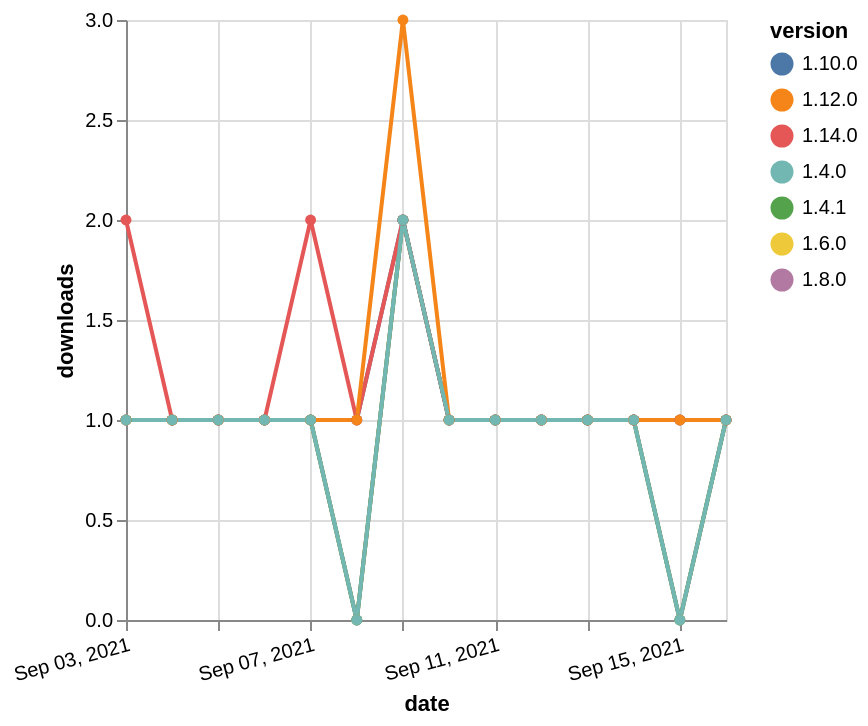

Here is the Vega-Lite specification saved for this chart:
### Vega-Lite specification from a JSON file in a GitHub repository (floating-point values rounded to 4 significant figures)
{"$schema": "https://vega.github.io/schema/vega-lite/v5.json", "description": "A simple bar chart with embedded data.", "data": {"values": [{"date": "2021-09-03", "total": 194, "delta": 1, "version": "1.6.0"}, {"date": "2021-09-04", "total": 195, "delta": 1, "version": "1.6.0"}, {"date": "2021-09-05", "total": 196, "delta": 1, "version": "1.6.0"}, {"date": "2021-09-06", "total": 197, "delta": 1, "version": "1.6.0"}, {"date": "2021-09-07", "total": 198, "delta": 1, "version": "1.6.0"}, {"date": "2021-09-08", "total": 198, "delta": 0, "version": "1.6.0"}, {"date": "2021-09-09", "total": 200, "delta": 2, "version": "1.6.0"}, {"date": "2021-09-10", "total": 201, "delta": 1, "version": "1.6.0"}, {"date": "2021-09-11", "total": 202, "delta": 1, "version": "1.6.0"}, {"date": "2021-09-12", "total": 203, "delta": 1, "version": "1.6.0"}, {"date": "2021-09-13", "total": 204, "delta": 1, "version": "1.6.0"}, {"date": "2021-09-14", "total": 205, "delta": 1, "version": "1.6.0"}, {"date": "2021-09-15", "total": 205, "delta": 0, "version": "1.6.0"}, {"date": "2021-09-16", "total": 206, "delta": 1, "version": "1.6.0"}, {"date": "2021-09-03", "total": 191, "delta": 1, "version": "1.8.0"}, {"date": "2021-09-04", "total": 192, "delta": 1, "version": "1.8.0"}, {"date": "2021-09-05", "total": 193, "delta": 1, "version": "1.8.0"}, {"date": "2021-09-06", "total": 194, "delta": 1, "version": "1.8.0"}, {"date": "2021-09-07", "total": 195, "delta": 1, "version": "1.8.0"}, {"date": "2021-09-08", "total": 195, "delta": 0, "version": "1.8.0"}, {"date": "2021-09-09", "total": 197, "delta": 2, "version": "1.8.0"}, {"date": "2021-09-10", "total": 198, "delta": 1, "version": "1.8.0"}, {"date": "2021-09-11", "total": 199, "delta": 1, "version": "1.8.0"}, {"date": "2021-09-12", "total": 200, "delta": 1, "version": "1.8.0"}, {"date": "2021-09-13", "total": 201, "delta": 1, "version": "1.8.0"}, {"date": "2021-09-14", "total": 202, "delta": 1, "version": "1.8.0"}, {"date": "2021-09-15", "total": 202, "delta": 0, "version": "1.8.0"}, {"date": "2021-09-16", "total": 203, "delta": 1, "version": "1.8.0"}, {"date": "2021-09-03", "total": 165, "delta": 1, "version": "1.10.0"}, {"date": "2021-09-04", "total": 166, "delta": 1, "version": "1.10.0"}, {"date": "2021-09-05", "total": 167, "delta": 1, "version": "1.10.0"}, {"date": "2021-09-06", "total": 168, "delta": 1, "version": "1.10.0"}, {"date": "2021-09-07", "total": 169, "delta": 1, "version": "1.10.0"}, {"date": "2021-09-08", "total": 170, "delta": 1, "version": "1.10.0"}, {"date": "2021-09-09", "total": 172, "delta": 2, "version": "1.10.0"}, {"date": "2021-09-10", "total": 173, "delta": 1, "version": "1.10.0"}, {"date": "2021-09-11", "total": 174, "delta": 1, "version": "1.10.0"}, {"date": "2021-09-12", "total": 175, "delta": 1, "version": "1.10.0"}, {"date": "2021-09-13", "total": 176, "delta": 1, "version": "1.10.0"}, {"date": "2021-09-14", "total": 177, "delta": 1, "version": "1.10.0"}, {"date": "2021-09-15", "total": 178, "delta": 1, "version": "1.10.0"}, {"date": "2021-09-16", "total": 179, "delta": 1, "version": "1.10.0"}, {"date": "2021-09-03", "total": 246, "delta": 1, "version": "1.4.1"}, {"date": "2021-09-04", "total": 247, "delta": 1, "version": "1.4.1"}, {"date": "2021-09-05", "total": 248, "delta": 1, "version": "1.4.1"}, {"date": "2021-09-06", "total": 249, "delta": 1, "version": "1.4.1"}, {"date": "2021-09-07", "total": 250, "delta": 1, "version": "1.4.1"}, {"date": "2021-09-08", "total": 250, "delta": 0, "version": "1.4.1"}, {"date": "2021-09-09", "total": 252, "delta": 2, "version": "1.4.1"}, {"date": "2021-09-10", "total": 253, "delta": 1, "version": "1.4.1"}, {"date": "2021-09-11", "total": 254, "delta": 1, "version": "1.4.1"}, {"date": "2021-09-12", "total": 255, "delta": 1, "version": "1.4.1"}, {"date": "2021-09-13", "total": 256, "delta": 1, "version": "1.4.1"}, {"date": "2021-09-14", "total": 257, "delta": 1, "version": "1.4.1"}, {"date": "2021-09-15", "total": 257, "delta": 0, "version": "1.4.1"}, {"date": "2021-09-16", "total": 258, "delta": 1, "version": "1.4.1"}, {"date": "2021-09-03", "total": 127, "delta": 2, "version": "1.14.0"}, {"date": "2021-09-04", "total": 128, "delta": 1, "version": "1.14.0"}, {"date": "2021-09-05", "total": 129, "delta": 1, "version": "1.14.0"}, {"date": "2021-09-06", "total": 130, "delta": 1, "version": "1.14.0"}, {"date": "2021-09-07", "total": 132, "delta": 2, "version": "1.14.0"}, {"date": "2021-09-08", "total": 133, "delta": 1, "version": "1.14.0"}, {"date": "2021-09-09", "total": 135, "delta": 2, "version": "1.14.0"}, {"date": "2021-09-10", "total": 136, "delta": 1, "version": "1.14.0"}, {"date": "2021-09-11", "total": 137, "delta": 1, "version": "1.14.0"}, {"date": "2021-09-12", "total": 138, "delta": 1, "version": "1.14.0"}, {"date": "2021-09-13", "total": 139, "delta": 1, "version": "1.14.0"}, {"date": "2021-09-14", "total": 140, "delta": 1, "version": "1.14.0"}, {"date": "2021-09-15", "total": 141, "delta": 1, "version": "1.14.0"}, {"date": "2021-09-16", "total": 142, "delta": 1, "version": "1.14.0"}, {"date": "2021-09-03", "total": 188, "delta": 1, "version": "1.12.0"}, {"date": "2021-09-04", "total": 189, "delta": 1, "version": "1.12.0"}, {"date": "2021-09-05", "total": 190, "delta": 1, "version": "1.12.0"}, {"date": "2021-09-06", "total": 191, "delta": 1, "version": "1.12.0"}, {"date": "2021-09-07", "total": 192, "delta": 1, "version": "1.12.0"}, {"date": "2021-09-08", "total": 193, "delta": 1, "version": "1.12.0"}, {"date": "2021-09-09", "total": 196, "delta": 3, "version": "1.12.0"}, {"date": "2021-09-10", "total": 197, "delta": 1, "version": "1.12.0"}, {"date": "2021-09-11", "total": 198, "delta": 1, "version": "1.12.0"}, {"date": "2021-09-12", "total": 199, "delta": 1, "version": "1.12.0"}, {"date": "2021-09-13", "total": 200, "delta": 1, "version": "1.12.0"}, {"date": "2021-09-14", "total": 201, "delta": 1, "version": "1.12.0"}, {"date": "2021-09-15", "total": 202, "delta": 1, "version": "1.12.0"}, {"date": "2021-09-16", "total": 203, "delta": 1, "version": "1.12.0"}, {"date": "2021-09-03", "total": 247, "delta": 1, "version": "1.4.0"}, {"date": "2021-09-04", "total": 248, "delta": 1, "version": "1.4.0"}, {"date": "2021-09-05", "total": 249, "delta": 1, "version": "1.4.0"}, {"date": "2021-09-06", "total": 250, "delta": 1, "version": "1.4.0"}, {"date": "2021-09-07", "total": 251, "delta": 1, "version": "1.4.0"}, {"date": "2021-09-08", "total": 251, "delta": 0, "version": "1.4.0"}, {"date": "2021-09-09", "total": 253, "delta": 2, "version": "1.4.0"}, {"date": "2021-09-10", "total": 254, "delta": 1, "version": "1.4.0"}, {"date": "2021-09-11", "total": 255, "delta": 1, "version": "1.4.0"}, {"date": "2021-09-12", "total": 256, "delta": 1, "version": "1.4.0"}, {"date": "2021-09-13", "total": 257, "delta": 1, "version": "1.4.0"}, {"date": "2021-09-14", "total": 258, "delta": 1, "version": "1.4.0"}, {"date": "2021-09-15", "total": 258, "delta": 0, "version": "1.4.0"}, {"date": "2021-09-16", "total": 259, "delta": 1, "version": "1.4.0"}]}, "width": "container", "mark": {"type": "line", "point": {"filled": true}}, "encoding": {"x": {"field": "date", "type": "temporal", "timeUnit": "yearmonthdate", "title": "date", "axis": {"labelAngle": -15}}, "y": {"field": "delta", "type": "quantitative", "title": "downloads"}, "color": {"field": "version", "type": "nominal"}, "tooltip": {"field": "delta"}}}
